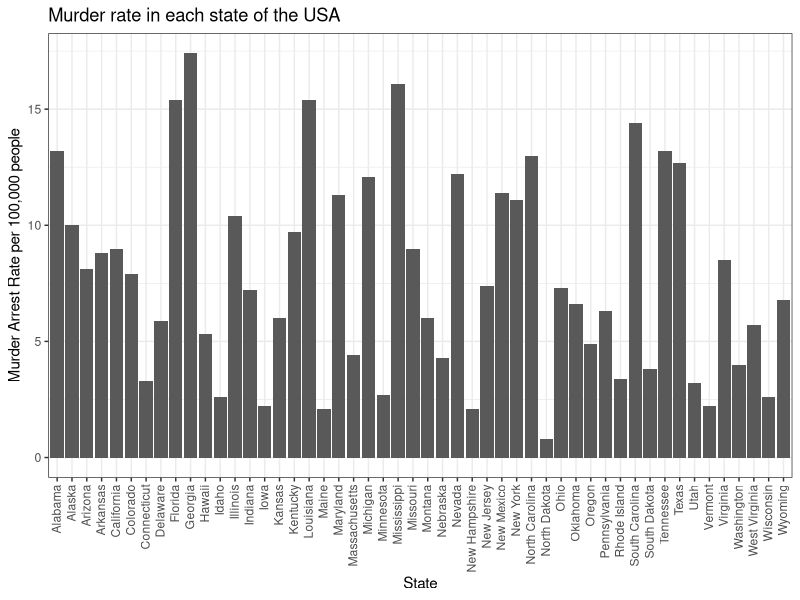
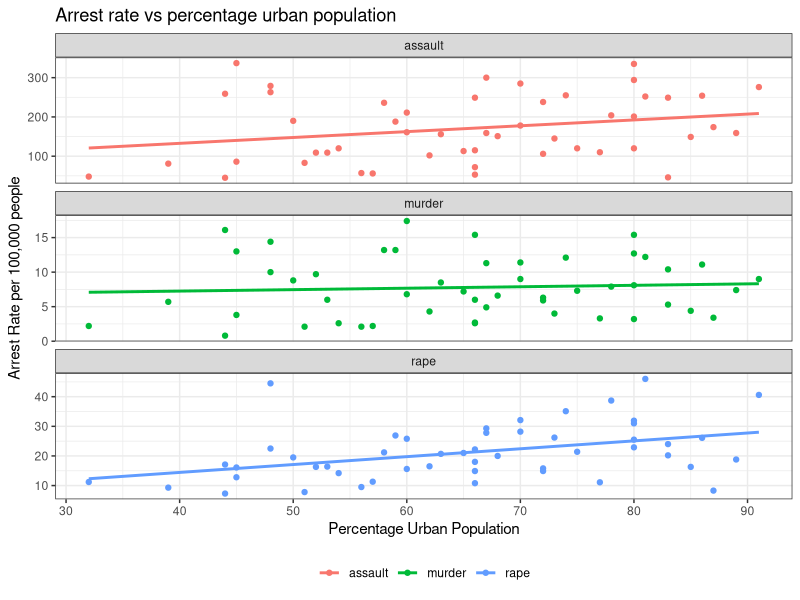

The R source for these figures, in order: (Note: this script raises an error after producing the figures.)
## ---- chunk 1
knitr::opts_chunk$set(fig.width = 8, 
                  fig.height = 6,
                  fig.align = "center")

## ---- chunk 2
library(tidyverse)
library(broom)
library(knitr)
library(ggfortify)
## ---- chunk 3
USArrests %>% head() %>% knitr::kable()
## ---- chunk 4
us_arrests <- USArrests %>% 
  rownames_to_column(var = "state") %>% 
  # I prefer column names to be all lowercase so I am going to change them here
  rename_all(tolower) %>% 
  as_tibble()

us_arrests
## ---- chunk 5
us_arrests %>% 
  ggplot(aes(state, murder)) + 
  geom_bar(stat = "identity") +
  theme_bw() +
  theme(axis.text.x = element_text(angle = 90, hjust = 1, vjust = 0.4)) +
  labs(y = "Murder Arrest Rate per 100,000 people",
       x = "State",
       title = "Murder rate in each state of the USA")

## ---- chunk 6
us_arrests %>% 
  gather(key = crime, value = rate, c(murder, assault, rape)) %>% 
  ggplot(aes(urbanpop, rate, color = crime)) + 
  facet_wrap(~crime, scales = "free_y", ncol = 1) +
  geom_point() + 
  geom_smooth(se = FALSE, method = "lm") +
  theme_bw() + 
  labs(x = "Percentage Urban Population",
       y = "Arrest Rate per 100,000 people",
       title = "Arrest rate vs percentage urban population") +
  theme(legend.title = element_blank(),
        legend.position = "bottom")
## ---- chunk 7
us_arrests_pca <- us_arrests %>% 
  nest() %>% 
  mutate(pca = map(data, ~ prcomp(.x %>% select(-state), 
                                  center = TRUE, scale = TRUE)),
         pca_aug = map2(pca, data, ~augment(.x, data = .y)))

us_arrests_pca
## ---- chunk 8
var_exp <- us_arrests_pca %>% 
  unnest(pca_aug) %>% 
  summarize_at(.vars = vars(contains("PC")), .funs = funs(var)) %>% 
  gather(key = pc, value = variance) %>% 
  mutate(var_exp = variance/sum(variance),
         cum_var_exp = cumsum(var_exp),
         pc = str_replace(pc, ".fitted", ""))

var_exp
## ---- chunk 9
var_exp %>% 
  rename(
    `Variance Explained` = var_exp,
    `Cumulative Variance Explained` = cum_var_exp
  ) %>% 
  gather(key = key, value = value, `Variance Explained`:`Cumulative Variance Explained`) %>% 
  ggplot(aes(pc, value, group = key)) + 
  geom_point() + 
  geom_line() + 
  facet_wrap(~key, scales = "free_y") +
  theme_bw() +
  lims(y = c(0, 1)) +
  labs(y = "Variance",
       title = "Variance explained by each principal component")
## ---- chunk 10
us_arrests_pca %>%
  mutate(
    pca_graph = map2(
      .x = pca,
      .y = data,
      ~ autoplot(.x, loadings = TRUE, loadings.label = TRUE,
                 laodings.label.repel = TRUE,
                 data = .y, label = TRUE,
                 label.label = "state",
                 label.repel = TRUE) +
        theme_bw() +
        labs(x = "Principal Component 1",
             y = "Principal Component 2",
             title = "First two principal components of PCA on USArrests dataset")
    )
  ) %>%
  pull(pca_graph)
